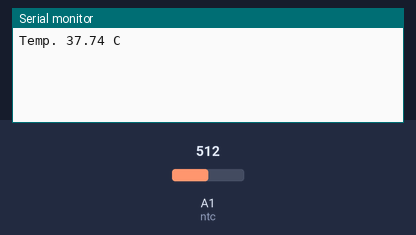
Simulated run of this sketch. Board: Arduino Uno, built with avr-gcc and run on an emulated ATmega328P. Parts: the last lines printed to the serial monitor. The inputs (shaded band) are chosen by the test bench; at power-on: A1 (ntc) = 512.

Above: at 1.8 s.
1.9 s: A1 (ntc) set to 716
At 2.8 s:
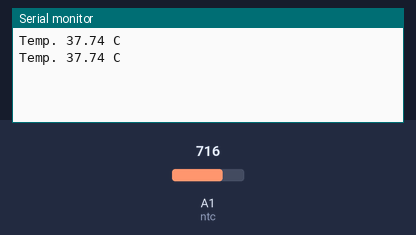
3.4 s: A1 (ntc) set to 900
At 4.8 s:
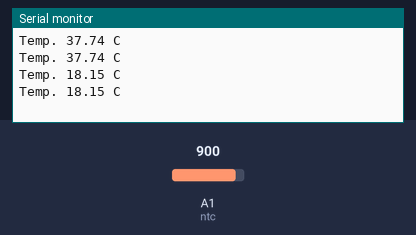
Timing chart, 0 to 6.4 s (numbered marks = the images above; inputs shaded):
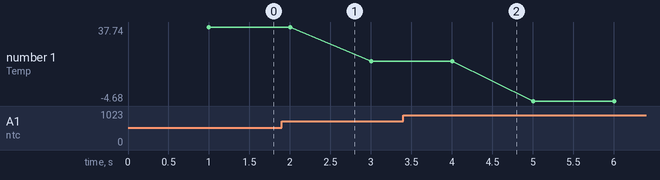

Measured:
- plotted number 1: 37.74 → 18.15 after the input at 1.9 s, 18.15 → -4.68 after the input at 3.4 s

The sketch:

ntc.ino
```cpp
#include <math.h>

int ntc = A1;

float Vin = 5.0;     // [V]       Tensión alimentación del divisor
float Rfija = 2200;  // [ohm]     Resistencia fija del divisor
float R25 = 4700;    // [ohm]     Valor de NTC a 25ºC
float Beta = 3900.0; // [K]       Parámetro Beta de NTC
float T0 = 293.15;   // [K]       Temperatura de referencia en Kelvin

float Vout = 0.0;    // [V]       Variable para almacenar Vout
float Rntc = 0.0;    // [ohm]     Variable para NTC en ohmnios

float TempK = 0.0;   // [K]       Temperatura salida en Kelvin
float TempC = 0.0;   // [ºC]      Temperatura salida en Celsius

void setup() {
  Serial.begin(9600);
}

void loop() {

  //Primero la Vout del divisor
  Vout=(Vin/1024)*(analogRead(ntc));

  //Ahora la resistencia de la NTC
  Rntc=(Vout*Rfija)/(Vin-Vout);

  //Y por último la temperatura en Kelvin
  TempK = Beta/(log(Rntc/R25)+(Beta/T0));

  //Y ahora la pasamos a celsius
  TempC = TempK-273.15;

  delay(1000);
  Serial.print("Temp. ");
  Serial.print(TempC);
  Serial.println(" C");
}
```
